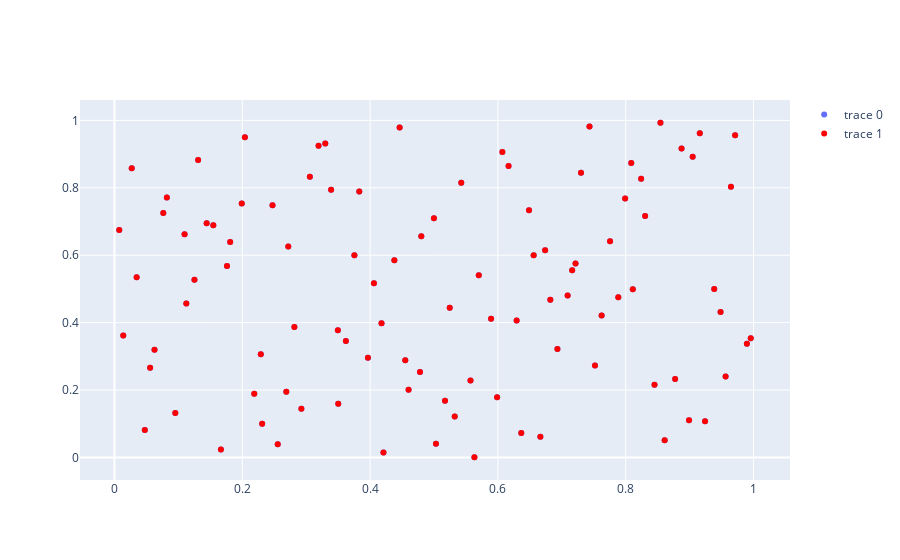

The cell this chart's notebook holds for it:
### Code cell
# plot 2d samples using plotly
import plotly.graph_objects as go
import plotly.express as px

fig = go.Figure()

fig.add_trace(go.Scatter(x=samples[:, 0], y=samples[:, 2], mode='markers'))
fig.add_trace(go.Scatter(x=new_samples[:, 0], y=new_samples[:, 2], mode='markers', marker=dict(color='red')))
fig.show()
